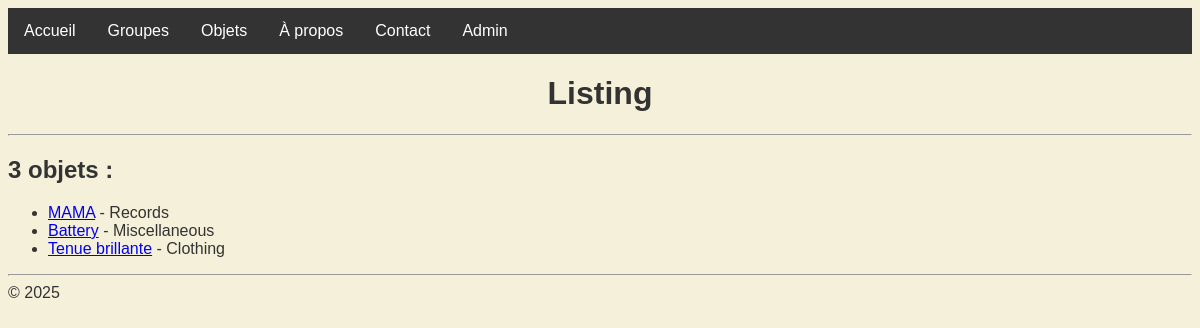
The page /listings on the database its author committed.
### listings/models.py (models this page shows, shortened)
class Listing(models.Model):
    class Type(models.TextChoices):
        RECORDS = "R"
        CLOTHING = "C"
        POSTERS = "P"
        MISCELLANEOUS = "M"
    title = models.fields.CharField(max_length=100)
    band = models.ForeignKey(Band, null=True, on_delete=models.SET_NULL)
    description = models.fields.TextField(default="", blank=True)
    price = models.fields.DecimalField(max_digits=10, decimal_places=2)
    sold = models.fields.BooleanField(default=False)
    year = models.fields.IntegerField(
        null=True, validators=[MinValueValidator(1900), MaxValueValidator(2024)]
    )
    types = models.fields.CharField(choices=Type.choices, max_length=5)

### listings/views.py (the view)
# urls.py: path("listings", views.listings, name="listings"),
def listings(request):
    listings = Listing.objects.all()
    return render(request, "listings/listings.html", context={"listings": listings})

### listings/templates/listings/listings.html
{% extends 'listings/base.html' %} {% block content %}
<h1 class="center">Listing</h1>
<hr />
<h2>{{listings|length}} objets :</h2>
<ul>
  {% for listing in listings %}
  <li>
    <a href="{% url 'listing-show' listing.id %}">{{listing.title}}</a> -
    {{listing.get_types_display}}
  </li>
  {% endfor %}
</ul>
{% endblock %}

### listings/static/listings/styles.css (style rules this page uses)
body { color: #333; font-family: "arial", sans-serif; background: rgb(245, 240, 218); }
.center { text-align: center; }

### rows shown on the page
Listing: title "MAMA", types "Records"
Listing: title "Battery", types "Miscellaneous"
Listing: title "Tenue brillante", types "Clothing"

### other values the page prints
{{ listings|length }} "3"
